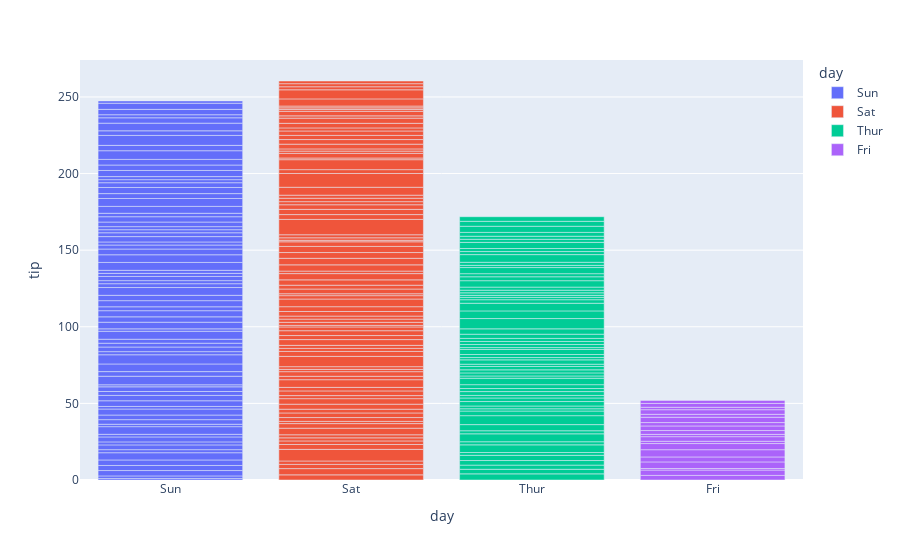

The cell this chart's notebook holds for it:
### Code cell
px.bar(df, x='day', y='tip', color='day')

### Figure 1 — Plotly figure (JSON) as saved in the notebook; plotly's stock layout.template omitted (floating-point values rounded to 4 significant figures)
{"data": [{"alignmentgroup": "True", "hovertemplate": "day=%{x}<br>tip=%{y}<extra></extra>", "legendgroup": "Sun", "marker": {"color": "#636efa", "pattern": {"shape": ""}}, "name": "Sun", "offsetgroup": "Sun", "orientation": "v", "showlegend": true, "textposition": "auto", "type": "bar", "x": ["Sun", "Sun", "Sun", "Sun", "Sun", "Sun", "Sun", "Sun", "Sun", "Sun", "Sun", "Sun", "Sun", "Sun", "Sun", "Sun", "Sun", "Sun", "Sun", "Sun", "Sun", "Sun", "Sun", "Sun", "Sun", "Sun", "Sun", "Sun", "Sun", "Sun", "Sun", "Sun", "Sun", "Sun", "Sun", "Sun", "Sun", "Sun", "Sun", "Sun", "Sun", "Sun", "Sun", "Sun", "Sun", "Sun", "Sun", "Sun", "Sun", "Sun", "Sun", "Sun", "Sun", "Sun", "Sun", "Sun", "Sun", "Sun", "Sun", "Sun", "Sun", "Sun", "Sun", "Sun", "Sun", "Sun", "Sun", "Sun", "Sun", "Sun", "Sun", "Sun", "Sun", "Sun", "Sun", "Sun"], "xaxis": "x", "y": [1.01, 1.66, 3.5, 3.31, 3.61, 4.71, 2, 3.12, 1.96, 3.23, 1.71, 5, 1.57, 3, 3.02, 3.92, 1.67, 3.71, 3.5, 2.54, 3.06, 1.32, 5.6, 3, 5, 6, 2.05, 3, 2.5, 2.6, 5.2, 1.56, 4.34, 3.51, 4, 2.55, 4, 3.5, 5.07, 2.5, 2, 2.74, 2, 2, 5.14, 5, 3.75, 2.61, 2, 3.5, 2.5, 2, 2, 3, 3.48, 2.24, 4.5, 5.15, 3.18, 4, 3.11, 2, 2, 4, 3.55, 3.68, 5.65, 3.5, 6.5, 3, 5, 3.5, 2, 3.5, 4, 1.5], "yaxis": "y"}, {"alignmentgroup": "True", "hovertemplate": "day=%{x}<br>tip=%{y}<extra></extra>", "legendgroup": "Sat", "marker": {"color": "#EF553B", "pattern": {"shape": ""}}, "name": "Sat", "offsetgroup": "Sat", "orientation": "v", "showlegend": true, "textposition": "auto", "type": "bar", "x": ["Sat", "Sat", "Sat", "Sat", "Sat", "Sat", "Sat", "Sat", "Sat", "Sat", "Sat", "Sat", "Sat", "Sat", "Sat", "Sat", "Sat", "Sat", "Sat", "Sat", "Sat", "Sat", "Sat", "Sat", "Sat", "Sat", "Sat", "Sat", "Sat", "Sat", "Sat", "Sat", "Sat", "Sat", "Sat", "Sat", "Sat", "Sat", "Sat", "Sat", "Sat", "Sat", "Sat", "Sat", "Sat", "Sat", "Sat", "Sat", "Sat", "Sat", "Sat", "Sat", "Sat", "Sat", "Sat", "Sat", "Sat", "Sat", "Sat", "Sat", "Sat", "Sat", "Sat", "Sat", "Sat", "Sat", "Sat", "Sat", "Sat", "Sat", "Sat", "Sat", "Sat", "Sat", "Sat", "Sat", "Sat", "Sat", "Sat", "Sat", "Sat", "Sat", "Sat", "Sat", "Sat", "Sat", "Sat"], "xaxis": "x", "y": [3.35, 4.08, 2.75, 2.23, 7.58, 3.18, 2.34, 2, 2, 4.3, 3, 1.45, 2.5, 3, 2.45, 3.27, 3.6, 2, 3.07, 2.31, 5, 2.24, 3, 1.5, 1.76, 6.73, 3.21, 2, 1.98, 3.76, 2.64, 3.15, 2.47, 1, 2.01, 2.09, 1.97, 3, 3.14, 5, 2.2, 1.25, 3.08, 2.5, 3.48, 4.08, 1.64, 4.06, 4.29, 3.76, 4, 3, 1, 1.61, 2, 10, 3.16, 3.41, 3, 2.03, 2.23, 2, 5.16, 9, 2.5, 6.5, 1.1, 3, 1.5, 1.44, 3.09, 3, 2.72, 2.88, 2, 3, 3.39, 1.47, 3, 1.25, 1, 1.17, 4.67, 5.92, 2, 2, 1.75], "yaxis": "y"}, {"alignmentgroup": "True", "hovertemplate": "day=%{x}<br>tip=%{y}<extra></extra>", "legendgroup": "Thur", "marker": {"color": "#00cc96", "pattern": {"shape": ""}}, "name": "Thur", "offsetgroup": "Thur", "orientation": "v", "showlegend": true, "textposition": "auto", "type": "bar", "x": ["Thur", "Thur", "Thur", "Thur", "Thur", "Thur", "Thur", "Thur", "Thur", "Thur", "Thur", "Thur", "Thur", "Thur", "Thur", "Thur", "Thur", "Thur", "Thur", "Thur", "Thur", "Thur", "Thur", "Thur", "Thur", "Thur", "Thur", "Thur", "Thur", "Thur", "Thur", "Thur", "Thur", "Thur", "Thur", "Thur", "Thur", "Thur", "Thur", "Thur", "Thur", "Thur", "Thur", "Thur", "Thur", "Thur", "Thur", "Thur", "Thur", "Thur", "Thur", "Thur", "Thur", "Thur", "Thur", "Thur", "Thur", "Thur", "Thur", "Thur", "Thur", "Thur"], "xaxis": "x", "y": [4, 3, 2.71, 3, 3.4, 1.83, 5, 2.03, 5.17, 2, 4, 5.85, 3, 1.5, 1.8, 2.92, 2.31, 1.68, 2.5, 2, 2.52, 4.2, 1.48, 2, 2, 2.18, 1.5, 2.83, 1.5, 2, 3.25, 1.25, 2, 2, 2, 2.75, 3.5, 6.7, 5, 5, 2.3, 1.5, 1.36, 1.63, 1.73, 2, 4.19, 2.56, 2.02, 4, 1.44, 2, 5, 2, 2, 4, 2.01, 2, 2.5, 4, 3.23, 3], "yaxis": "y"}, {"alignmentgroup": "True", "hovertemplate": "day=%{x}<br>tip=%{y}<extra></extra>", "legendgroup": "Fri", "marker": {"color": "#ab63fa", "pattern": {"shape": ""}}, "name": "Fri", "offsetgroup": "Fri", "orientation": "v", "showlegend": true, "textposition": "auto", "type": "bar", "x": ["Fri", "Fri", "Fri", "Fri", "Fri", "Fri", "Fri", "Fri", "Fri", "Fri", "Fri", "Fri", "Fri", "Fri", "Fri", "Fri", "Fri", "Fri", "Fri"], "xaxis": "x", "y": [3, 3.5, 1, 4.3, 3.25, 4.73, 4, 1.5, 3, 1.5, 2.5, 3, 2.2, 3.48, 1.92, 3, 1.58, 2.5, 2], "yaxis": "y"}], "layout": {"barmode": "relative", "legend": {"title": {"text": "day"}, "tracegroupgap": 0}, "margin": {"t": 60}, "xaxis": {"anchor": "y", "categoryarray": ["Sun", "Sat", "Thur", "Fri"], "categoryorder": "array", "domain": [0, 1], "title": {"text": "day"}}, "yaxis": {"anchor": "x", "domain": [0, 1], "title": {"text": "tip"}}}}
